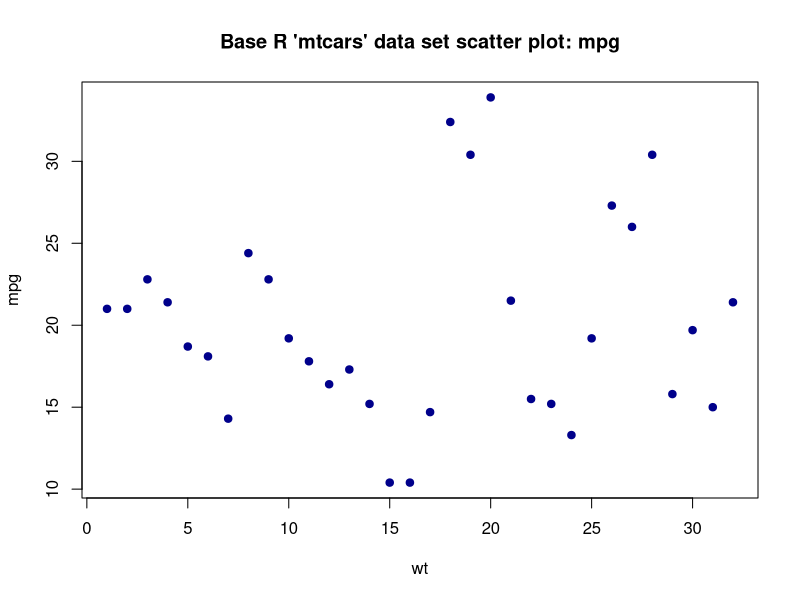
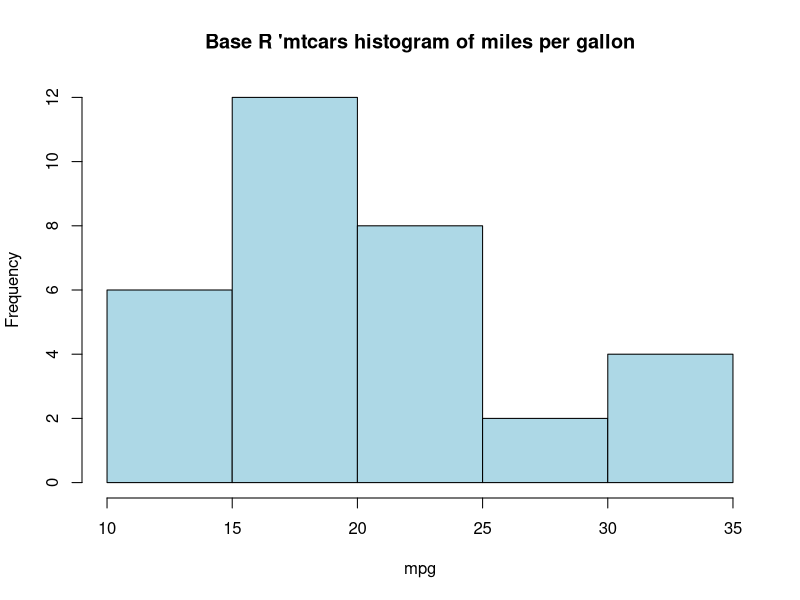
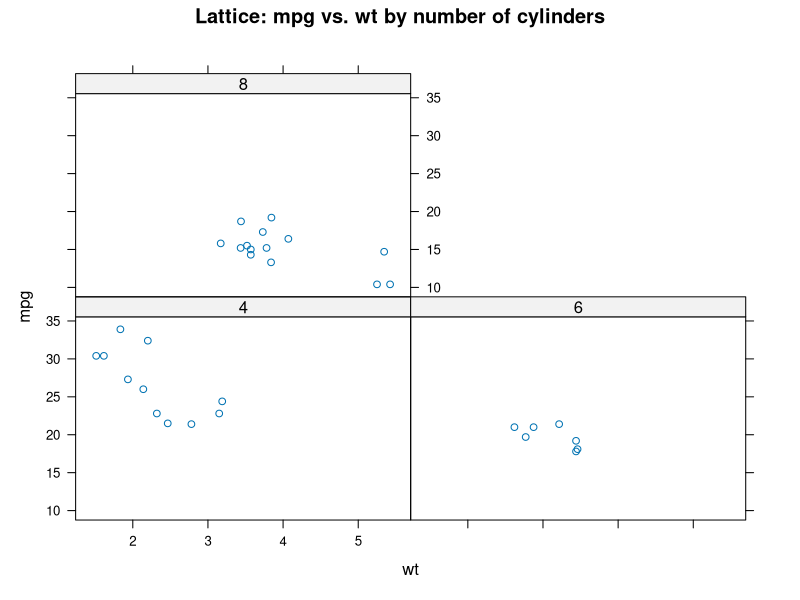
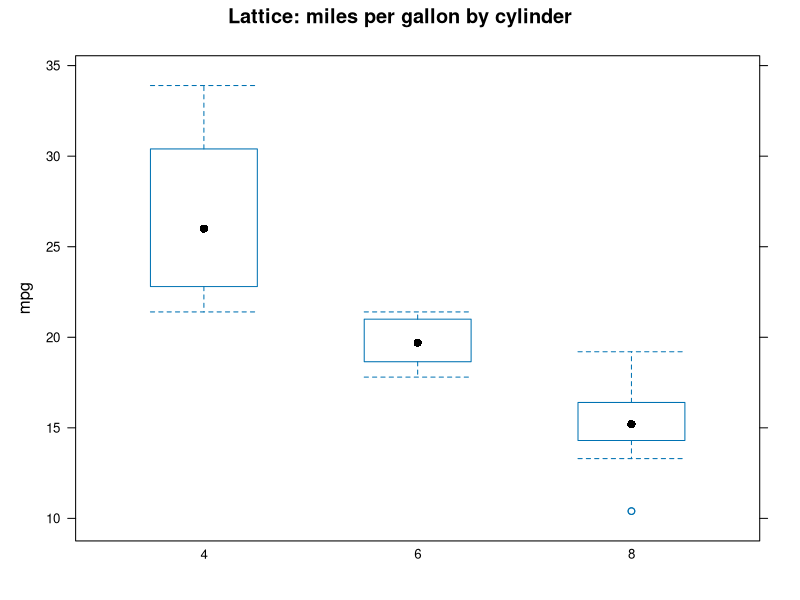
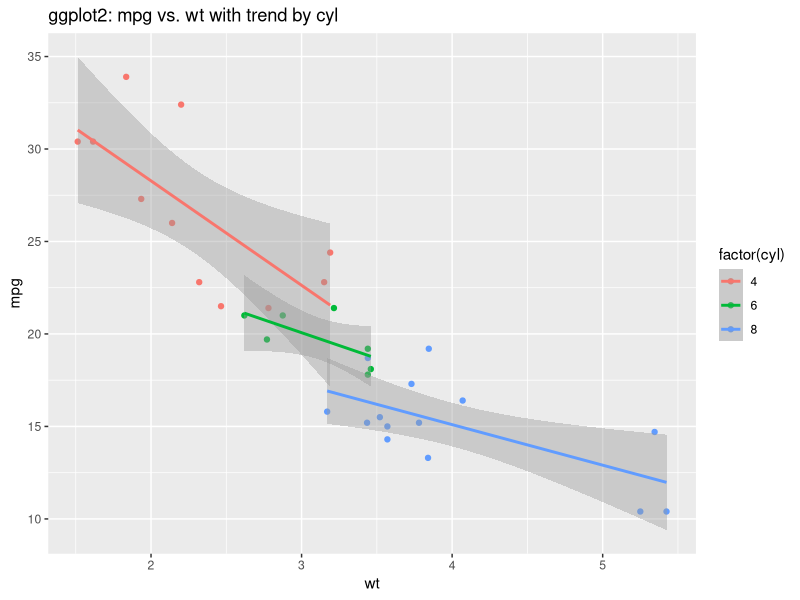
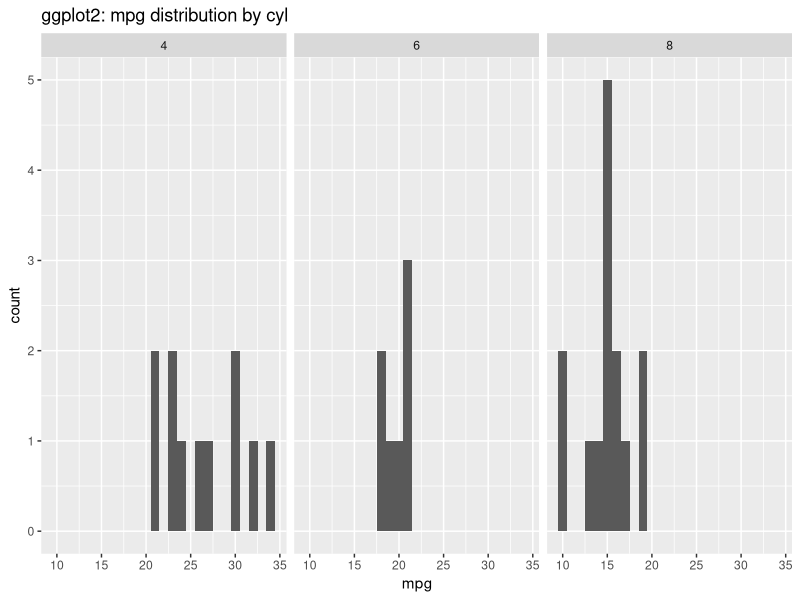

Generate these figures, in order, with R:
#Module #9 post for my LIS4370 blog. Welcome!

# Choose one dataset from the Rdatasets collection. Load it into R with:
# data("DatasetName",package = "PackageName")
# head(DatasetName)
data("mtcars", package = "datasets")
head(mtcars)


# Task 1 - Base R Graphics
# Create at least two plots using base R functions.

# Scatter plot
plot(mtcars$mpg, main="Base R 'mtcars' data set scatter plot: mpg", xlab="wt", ylab="mpg", pch=19, col="darkblue")

# Histogram
hist(mtcars$mpg, main = "Base R 'mtcars histogram of miles per gallon", xlab = "mpg", col="lightblue", border="black")


# Task 2 - Lattice Graphics
# Use the lattice package to produce conditioned or multivariate plots
library(lattice)

# Conditional scatter plot (small multiples)
xyplot(mpg ~ wt|factor(cyl), data = mtcars, main="Lattice: mpg vs. wt by number of cylinders")

# Box-and-whisker plot
bwplot(mpg ~ factor(cyl), data = mtcars, main = "Lattice: miles per gallon by cylinder")


# Task 3 - ggplot2
# Use ggplot2's grammar of graphics to create layered visuals.
library(ggplot2)

# Scatter plot with smoothing
ggplot(mtcars, aes(x = wt, y = mpg, color=factor(cyl))) + geom_point() + geom_smooth(method = "lm") + labs(title = "ggplot2: mpg vs. wt with trend by cyl")

# Faceted Histogram
ggplot(mtcars, aes(mpg)) + geom_histogram(binwidth = 1) + facet_wrap(~ cyl) + labs(title = "ggplot2: mpg distribution by cyl")








